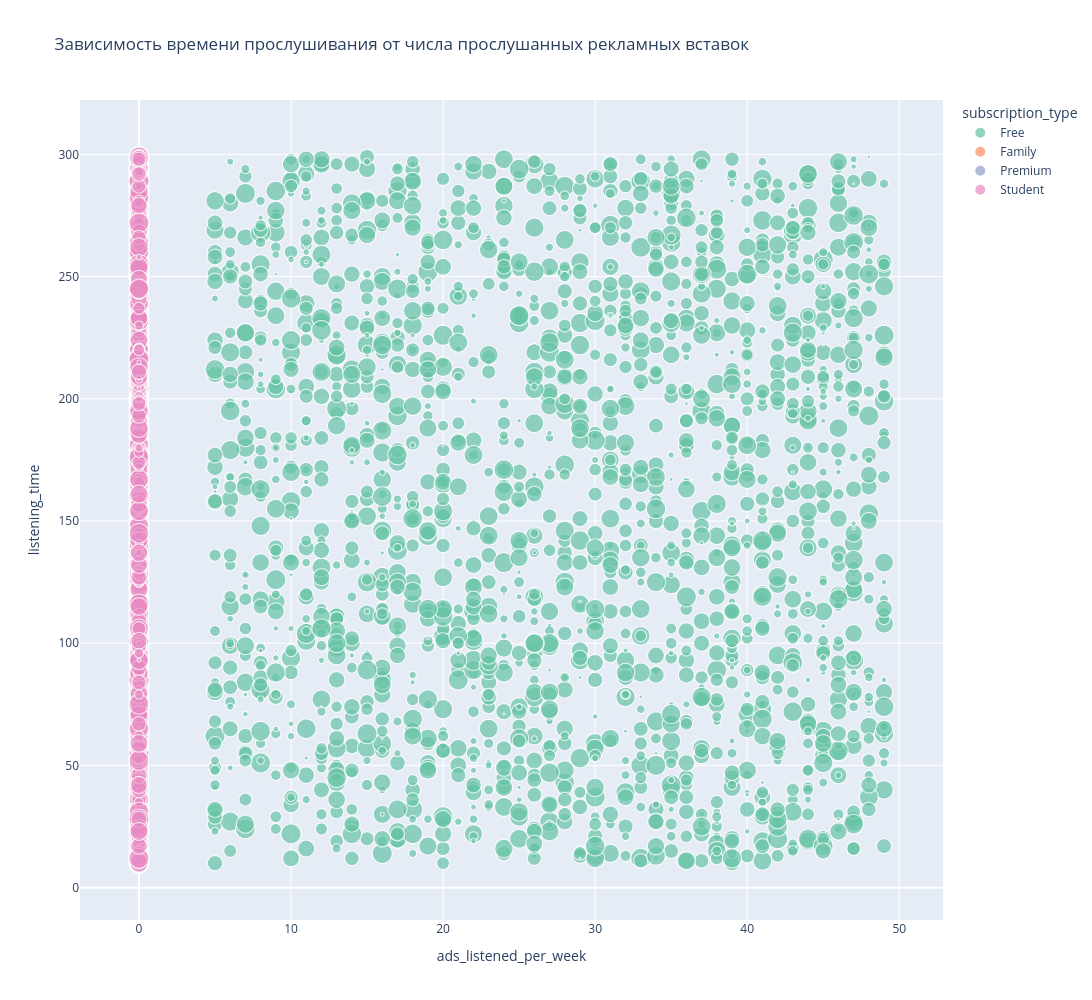

Write notebook code for a chart like this one.
### Code cell
data['subscription_type'] = data['subscription_type'].astype('category')

# Создаём график
fig = px.scatter(
    data,
    x='ads_listened_per_week',
    y='listening_time',
    color='subscription_type',
    title='Зависимость времени прослушивания от числа прослушанных рекламных вставок',
    size='songs_played_per_day',
    width=1500,
    height=1000,
    hover_data=['ads_listened_per_week', 'listening_time'],
    color_discrete_sequence=px.colors.qualitative.Set2  # фиксированная палитра
)


fig.show()

### Figure 1 — Plotly figure (JSON) as saved in the notebook; plotly's stock layout.template omitted (floating-point values rounded to 4 significant figures; data arrays with more than 128 entries replaced by an {"elided": "..."} marker saying what was removed)
{"data": [{"hovertemplate": "subscription_type=Free<br>ads_listened_per_week=%{x}<br>listening_time=%{y}<br>songs_played_per_day=%{marker.size}<extra></extra>", "legendgroup": "Free", "marker": {"color": "rgb(102,194,165)", "size": {"elided": "2018 int values"}, "sizemode": "area", "sizeref": 0.2475, "symbol": "circle"}, "mode": "markers", "name": "Free", "showlegend": true, "type": "scattergl", "x": {"elided": "2018 int values"}, "xaxis": "x", "y": {"elided": "2018 int values"}, "yaxis": "y"}, {"hovertemplate": "subscription_type=Family<br>ads_listened_per_week=%{x}<br>listening_time=%{y}<br>songs_played_per_day=%{marker.size}<extra></extra>", "legendgroup": "Family", "marker": {"color": "rgb(252,141,98)", "size": {"elided": "1908 int values"}, "sizemode": "area", "sizeref": 0.2475, "symbol": "circle"}, "mode": "markers", "name": "Family", "showlegend": true, "type": "scattergl", "x": {"elided": "1908 int values"}, "xaxis": "x", "y": {"elided": "1908 int values"}, "yaxis": "y"}, {"hovertemplate": "subscription_type=Premium<br>ads_listened_per_week=%{x}<br>listening_time=%{y}<br>songs_played_per_day=%{marker.size}<extra></extra>", "legendgroup": "Premium", "marker": {"color": "rgb(141,160,203)", "size": {"elided": "2115 int values"}, "sizemode": "area", "sizeref": 0.2475, "symbol": "circle"}, "mode": "markers", "name": "Premium", "showlegend": true, "type": "scattergl", "x": {"elided": "2115 int values"}, "xaxis": "x", "y": {"elided": "2115 int values"}, "yaxis": "y"}, {"hovertemplate": "subscription_type=Student<br>ads_listened_per_week=%{x}<br>listening_time=%{y}<br>songs_played_per_day=%{marker.size}<extra></extra>", "legendgroup": "Student", "marker": {"color": "rgb(231,138,195)", "size": {"elided": "1959 int values"}, "sizemode": "area", "sizeref": 0.2475, "symbol": "circle"}, "mode": "markers", "name": "Student", "showlegend": true, "type": "scattergl", "x": {"elided": "1959 int values"}, "xaxis": "x", "y": {"elided": "1959 int values"}, "yaxis": "y"}], "layout": {"height": 1000, "legend": {"itemsizing": "constant", "title": {"text": "subscription_type"}, "tracegroupgap": 0}, "title": {"text": "Зависимость времени прослушивания от числа прослушанных рекламных вставок"}, "width": 1500, "xaxis": {"anchor": "y", "domain": [0, 1], "title": {"text": "ads_listened_per_week"}}, "yaxis": {"anchor": "x", "domain": [0, 1], "title": {"text": "listening_time"}}}}
